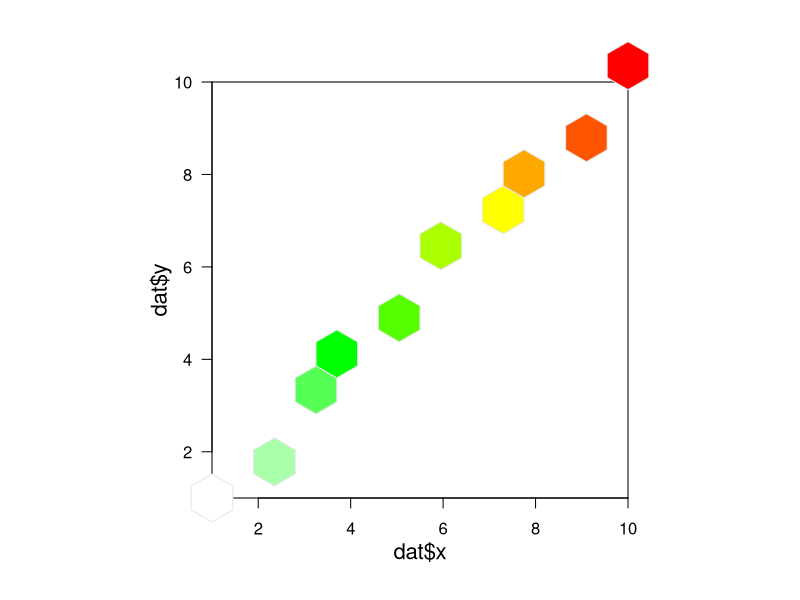

Write the R code that produced this figure.
library(plotrix)
library(hexbin)

#creates a scale of colors
myColorRamp <- function(colors, values) {
  v <- (values - min(values))/diff(range(values))
  x <- colorRamp(colors)(v)
  rgb(x[,1], x[,2], x[,3], maxColorValue = 255)
}

#generates data for three variables
dat=data.frame( x = c(rep(1:10,3)), y = c(rep(1:10,3)), z = c(rep(1:10,3)))

#generates hexbin with the x and y variables
hbin<-hexbin(dat$x, dat$y, xbins=10, IDs=TRUE)

#sums points falling inside bin
SumHexBin<-data.frame(sums=hexTapply(hbin, dat$z, sum))

#do color scale based on values of points in a third variable
cols <- myColorRamp(c("white","green","yellow", "red"), SumHexBin$sums)

## setup coordinate system of the plot
P <- plot(hbin, type="n",legend=FALSE)# asp=1

##add hexagons (in the proper viewport):
pushHexport(P$plot.vp)

#plots hexbins based on colors of third column
grid.hexagons(hbin, style= "lattice", border = gray(.9), pen = cols,  minarea = 1, maxarea = 1)
